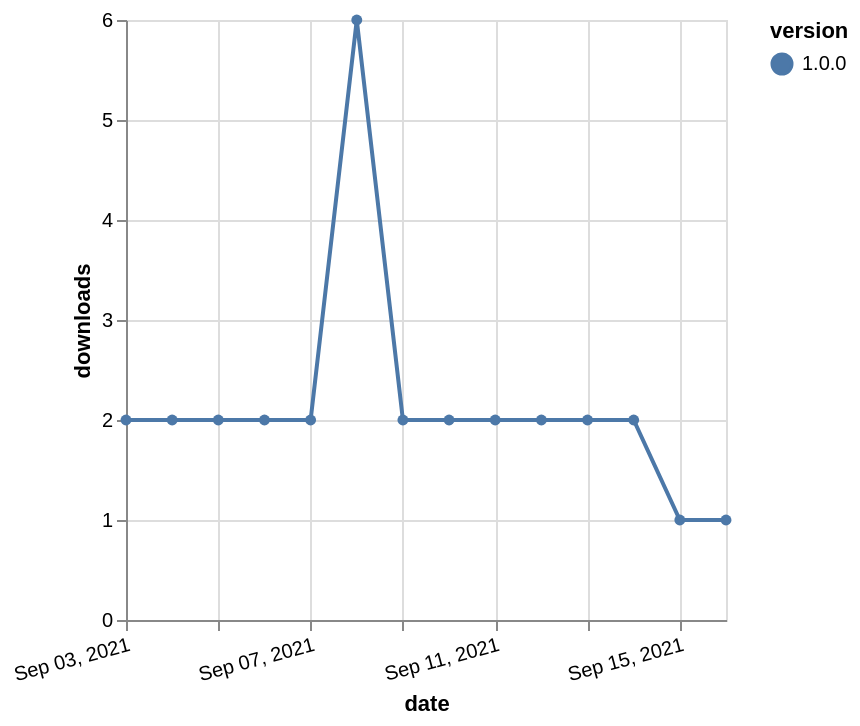

Vega-Lite specification stored for this chart:
### Vega-Lite specification from a JSON file in a GitHub repository (floating-point values rounded to 4 significant figures)
{"$schema": "https://vega.github.io/schema/vega-lite/v5.json", "description": "A simple bar chart with embedded data.", "data": {"values": [{"date": "2021-09-03", "total": 19590, "delta": 2, "version": "1.0.0"}, {"date": "2021-09-04", "total": 19592, "delta": 2, "version": "1.0.0"}, {"date": "2021-09-05", "total": 19594, "delta": 2, "version": "1.0.0"}, {"date": "2021-09-06", "total": 19596, "delta": 2, "version": "1.0.0"}, {"date": "2021-09-07", "total": 19598, "delta": 2, "version": "1.0.0"}, {"date": "2021-09-08", "total": 19604, "delta": 6, "version": "1.0.0"}, {"date": "2021-09-09", "total": 19606, "delta": 2, "version": "1.0.0"}, {"date": "2021-09-10", "total": 19608, "delta": 2, "version": "1.0.0"}, {"date": "2021-09-11", "total": 19610, "delta": 2, "version": "1.0.0"}, {"date": "2021-09-12", "total": 19612, "delta": 2, "version": "1.0.0"}, {"date": "2021-09-13", "total": 19614, "delta": 2, "version": "1.0.0"}, {"date": "2021-09-14", "total": 19616, "delta": 2, "version": "1.0.0"}, {"date": "2021-09-15", "total": 19617, "delta": 1, "version": "1.0.0"}, {"date": "2021-09-16", "total": 19618, "delta": 1, "version": "1.0.0"}]}, "width": "container", "mark": {"type": "line", "point": {"filled": true}}, "encoding": {"x": {"field": "date", "type": "temporal", "timeUnit": "yearmonthdate", "title": "date", "axis": {"labelAngle": -15}}, "y": {"field": "delta", "type": "quantitative", "title": "downloads"}, "color": {"field": "version", "type": "nominal"}, "tooltip": {"field": "delta"}}}
